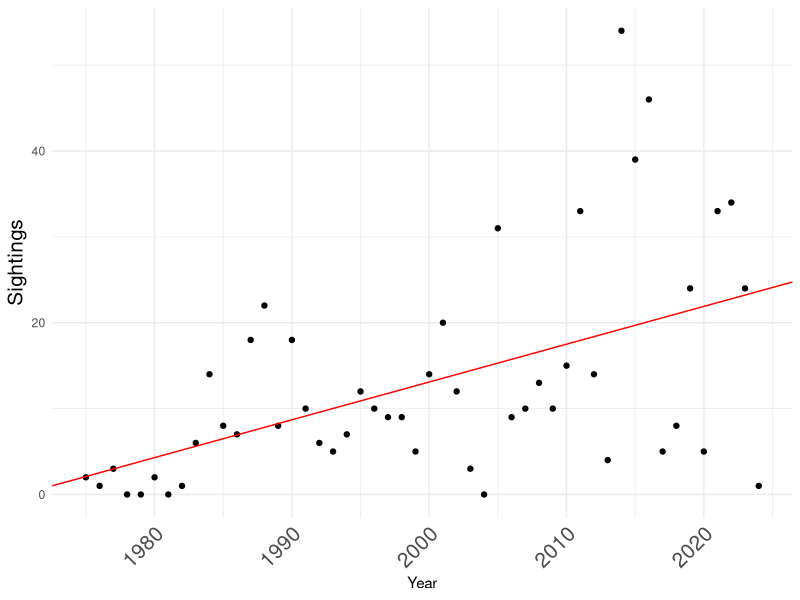
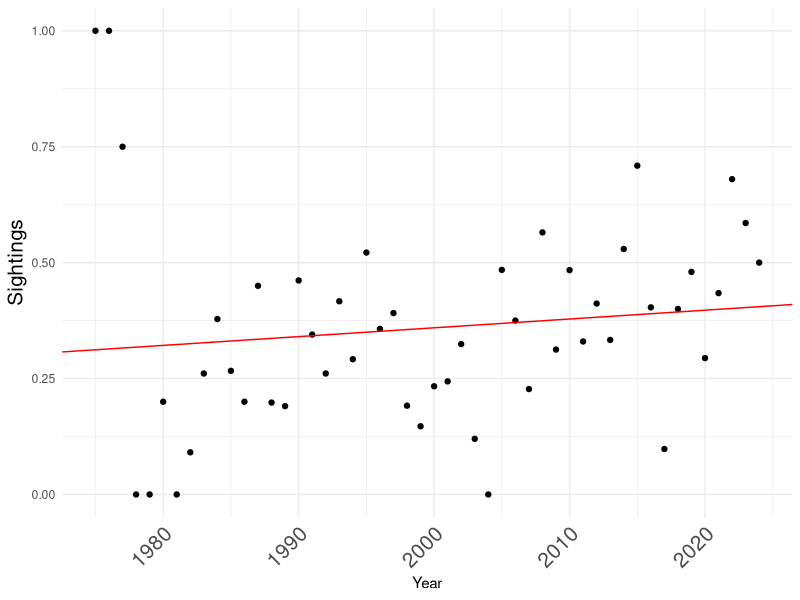
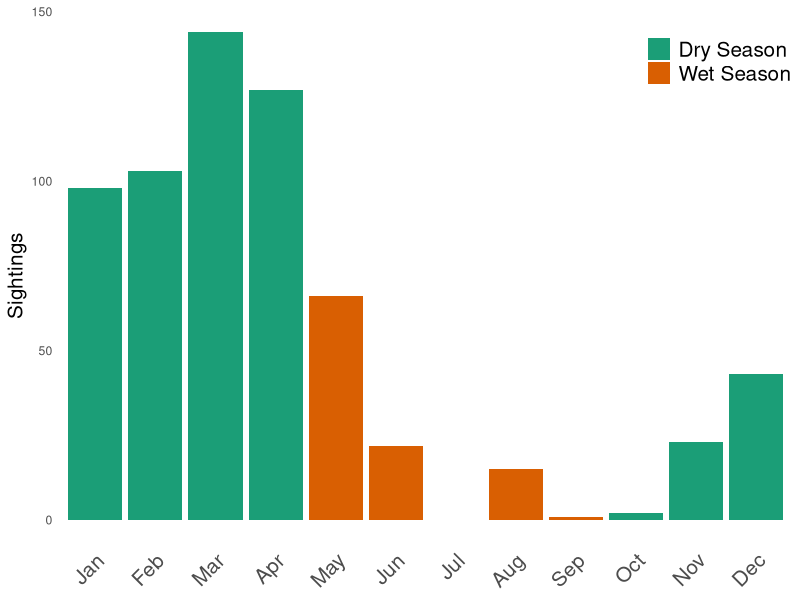
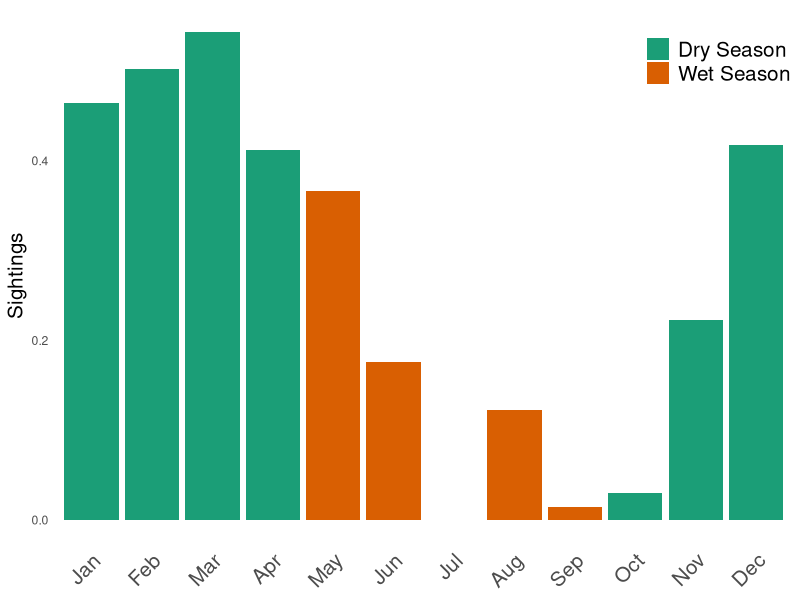
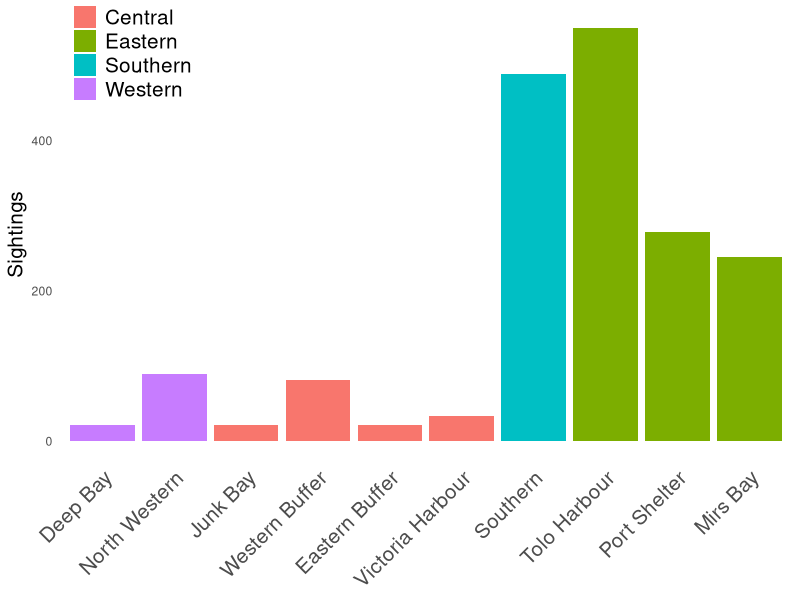
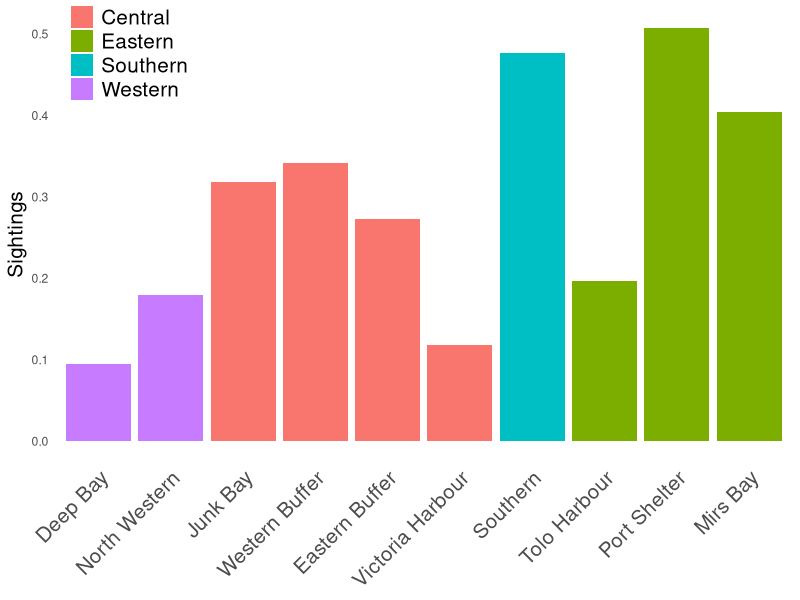
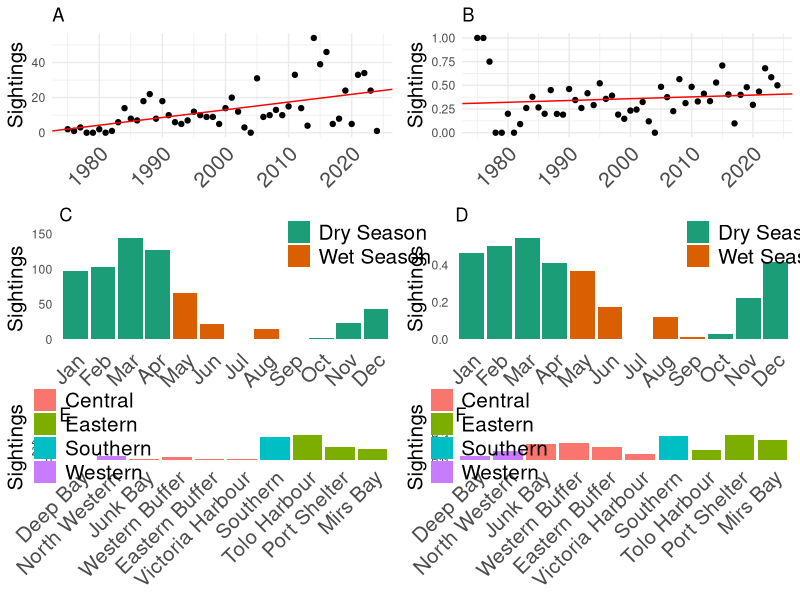

The R source for these figures, in order:
library(ggplot2)
library(dplyr)
library(tidyr)
library(RColorBrewer)
library(gridExtra)

#Noctiluca
df = read.csv("Red_tide_and_WCZ_02162024.csv")

#Months
df$Month = substr(df$Date, start = 6, stop = 7)

# Sort df by numeric values of Month column
df <- df[order(df$Month), ] 

# Convert Month column to factor with desired levels
df$Month <- factor(df$Month, levels = unique(df$Month))

# Map numeric values to month abbreviations
df$Month <- gsub("01", "Jan", df$Month)
df$Month <- gsub("02", "Feb", df$Month)
df$Month <- gsub("03", "Mar", df$Month)
df$Month <- gsub("04", "Apr", df$Month)
df$Month <- gsub("05", "May", df$Month)
df$Month <- gsub("06", "Jun", df$Month)
df$Month <- gsub("07", "Jul", df$Month)
df$Month <- gsub("08", "Aug", df$Month)
df$Month <- gsub("09", "Sep", df$Month)
df$Month <- gsub("10", "Oct", df$Month)
df$Month <- gsub("11", "Nov", df$Month)
df$Month <- gsub("12", "Dec", df$Month)

df$Month <- factor(df$Month, levels = unique(df$Month))

# Create a new column for season based on Month
df$Season <- ifelse(df$Month %in% c("May", "Jun", "Jul", "Aug", "Sep"), "Wet Season", "Dry Season")

df_nscint = subset(df, Species == "Noctiluca scintillans")

###Year
df_nscint_year <- df_nscint %>%
  group_by(Year) %>%
  summarize(count = n())%>%
  complete(Year = min(Year):max(Year), fill = list(count = 0))

df_all_year <- df %>%
  group_by(Year) %>%
  summarize(count = n())%>%
  complete(Year = min(Year):max(Year), fill = list(count = 0))

df_all_year$relative = df_nscint_year$count/df_all_year$count

correlation <- cor(df_nscint_year$Year, df_nscint_year$count)

regression_model <- lm(count ~ Year, data = df_nscint_year)

# Step 4: Create a graph with points and an abline
plotyear = ggplot(data = df_nscint_year, aes(x = Year, y = count)) +
  geom_point() +
  geom_abline(slope = regression_model$coefficients[2], intercept = regression_model$coefficients[1], color = "red") +
  theme_minimal() +
  ylab("Sightings") +
  theme(axis.text.x = element_text(size = 15, angle = 45, hjust = 1),
        axis.title.y = element_text(size = 15))
plotyear

summary(regression_model)

#relative
correlation <- cor(df_all_year$Year, df_all_year$relative)

regression_model <- lm(relative ~ Year, data = df_all_year)

plotyearrelative = ggplot(data = df_all_year, aes(x = Year, y = relative)) +
  geom_point() +
  geom_abline(slope = regression_model$coefficients[2], intercept = regression_model$coefficients[1], color = "red") +
  theme_minimal() +
  ylab("Sightings") +
  theme(axis.text.x = element_text(size = 15, angle = 45, hjust = 1),
        axis.title.y = element_text(size = 15))
plotyearrelative

summary(regression_model)

###Month
df_nscint$Month <- factor(df_nscint$Month, levels = c("Jan","Feb","Mar","Apr","May","Jun","Jul","Aug","Sep","Oct","Nov","Dec"))

df_nscint_month <- df_nscint %>%
  group_by(Month) %>%
  summarize(count = n()) %>%
  complete(Month = c("Jan","Feb","Mar","Apr","May","Jun","Jul","Aug","Sep","Oct","Nov","Dec"), fill = list(count = 0))  %>%
  arrange(match(Month, levels(df_nscint$Month)))

df_nscint_month$Month <- factor(df_nscint_month$Month, levels = c("Jan","Feb","Mar","Apr","May","Jun","Jul","Aug","Sep","Oct","Nov","Dec"))

df_nscint_month$Season <- ifelse(df_nscint_month$Month %in% c("May", "Jun", "Jul", "Aug", "Sep"), "Wet Season", "Dry Season")

df_all_month <- df %>%
  group_by(Month) %>%
  summarize(count = n()) %>%
  arrange(match(Month, levels(df$Month)))

df_all_month$relative = df_nscint_month$count/df_all_month$count

df_all_month$Month <- factor(df_all_month$Month, levels = c("Jan","Feb","Mar","Apr","May","Jun","Jul","Aug","Sep","Oct","Nov","Dec"))

df_all_month$Season <- ifelse(df_all_month$Month %in% c("May", "Jun", "Jul", "Aug", "Sep"), "Wet Season", "Dry Season")

# Create a graph
plotmonth = ggplot(data = df_nscint_month, aes(x = Month, y = count, fill = Season)) +
  geom_bar(stat = "identity") +
  scale_fill_manual(values = brewer.pal(8, "Dark2")) +
  theme_minimal() +
  ylab("Sightings") +
  theme(axis.title.y = element_text(size = 15),
        legend.title = element_blank(),
        panel.grid.major = element_blank(),
        panel.grid.minor = element_blank(),
        legend.text = element_text(size = 15),
        axis.text.x = element_text(size = 15, angle = 45, hjust = 1),
        legend.position = c(0.9,0.9),
        axis.title.x = element_blank())
plotmonth


observed <- table(df_nscint$Season)

chi_result <- chisq.test(observed)
chi_result

# relative
plotmonthrelative = ggplot(data = df_all_month, aes(x = Month, y = relative, fill = Season)) +
  geom_bar(stat = "identity") +
  scale_fill_manual(values = brewer.pal(8, "Dark2")) +
  theme_minimal() +
  ylab("Sightings") +
  theme(axis.title.y = element_text(size = 15),
        legend.title = element_blank(),
        panel.grid.major = element_blank(),
        panel.grid.minor = element_blank(),
        legend.text = element_text(size = 15),
        axis.text.x = element_text(size = 15, angle = 45, hjust = 1),
        legend.position = c(0.9,0.9),
        axis.title.x = element_blank())
plotmonthrelative

observed2 <- table(df$Season)
observed/observed2

chi_result <- chisq.test(observed, observed2)
chi_result


###WCZ
df_nscint_wcz <- df_nscint %>%
  group_by(WCZ) %>%
  summarize(count = n())

df_all_WCZ <- df %>%
  group_by(WCZ) %>%
  summarize(count = n())

df_all_WCZ$relative = df_nscint_wcz$count/df_all_WCZ$count

df_all_WCZ$WCZ = gsub("Tolo Harbour & Channel", "Tolo Harbour", df_all_WCZ$WCZ) #name too long

# Create a new column "area" based on the mapping
df_all_WCZ$area <- ifelse(df_all_WCZ$WCZ %in% c("Tolo Harbour", "Port Shelter", "Mirs Bay"), "Eastern",
                  ifelse(df_all_WCZ$WCZ %in% c("Southern"), "Southern",
                         ifelse(df_all_WCZ$WCZ %in% c("Junk Bay", "Western Buffer", "Eastern Buffer", "Victoria Harbour"), "Central",
                                ifelse(df_all_WCZ$WCZ %in% c("Deep Bay", "North Western"), "Western", NA))))

df_all_WCZ$WCZ = factor(df_all_WCZ$WCZ, levels = c("Deep Bay", "North Western","Junk Bay", "Western Buffer", "Eastern Buffer", "Victoria Harbour","Southern" ,"Tolo Harbour", "Port Shelter", "Mirs Bay"))

# Create a graph
plotwcz = ggplot(data = df_all_WCZ, aes(x = WCZ, y = count, fill = area)) +
  geom_bar(stat = "identity") +
  theme_minimal() +
  ylab("Sightings") +
  theme(axis.title.y = element_text(size = 15),
        legend.title = element_blank(),
        panel.grid.major = element_blank(),
        panel.grid.minor = element_blank(),
        legend.text = element_text(size = 15),
        axis.text.x = element_text(size = 15, angle = 45, hjust = 1),
        legend.position = c(0.1,0.9),
        axis.title.x = element_blank())
plotwcz

observed <- table(df_nscint$WCZ)

chi_result <- chisq.test(observed)
chi_result

# Create a graph
plotwczrelative = ggplot(data = df_all_WCZ, aes(x = WCZ, y = relative, fill = area)) +
  geom_bar(stat = "identity") +
  theme_minimal() +
  ylab("Sightings") +
  theme(axis.title.y = element_text(size = 15),
        legend.title = element_blank(),
        panel.grid.major = element_blank(),
        panel.grid.minor = element_blank(),
        legend.text = element_text(size = 15),
        axis.text.x = element_text(size = 15, angle = 45, hjust = 1),
        legend.position = c(0.1,0.9),
        axis.title.x = element_blank())
plotwczrelative

observed2 <- table(df$WCZ)
round(observed/observed2*100, 2)

chi_result <- chisq.test(observed, observed2)
chi_result

png(file = "Output/Supplementary_Figure_1.png", width = 1920, height = 1080)
grid.arrange(plotyear + theme(axis.title.x = element_blank()) +
               ggtitle("A"),
             plotyearrelative + theme(axis.title.x = element_blank()) +
               ggtitle("B"),
             plotmonth + theme(axis.title.x = element_blank()) +
               ggtitle("C"),
             plotmonthrelative + theme(axis.title.x = element_blank()) +
               ggtitle("D"),
             plotwcz + theme(axis.title.x = element_blank()) +
               ggtitle("E"),
             plotwczrelative + theme(axis.title.x = element_blank()) +
               ggtitle("F"),
             ncol = 2)
dev.off()
